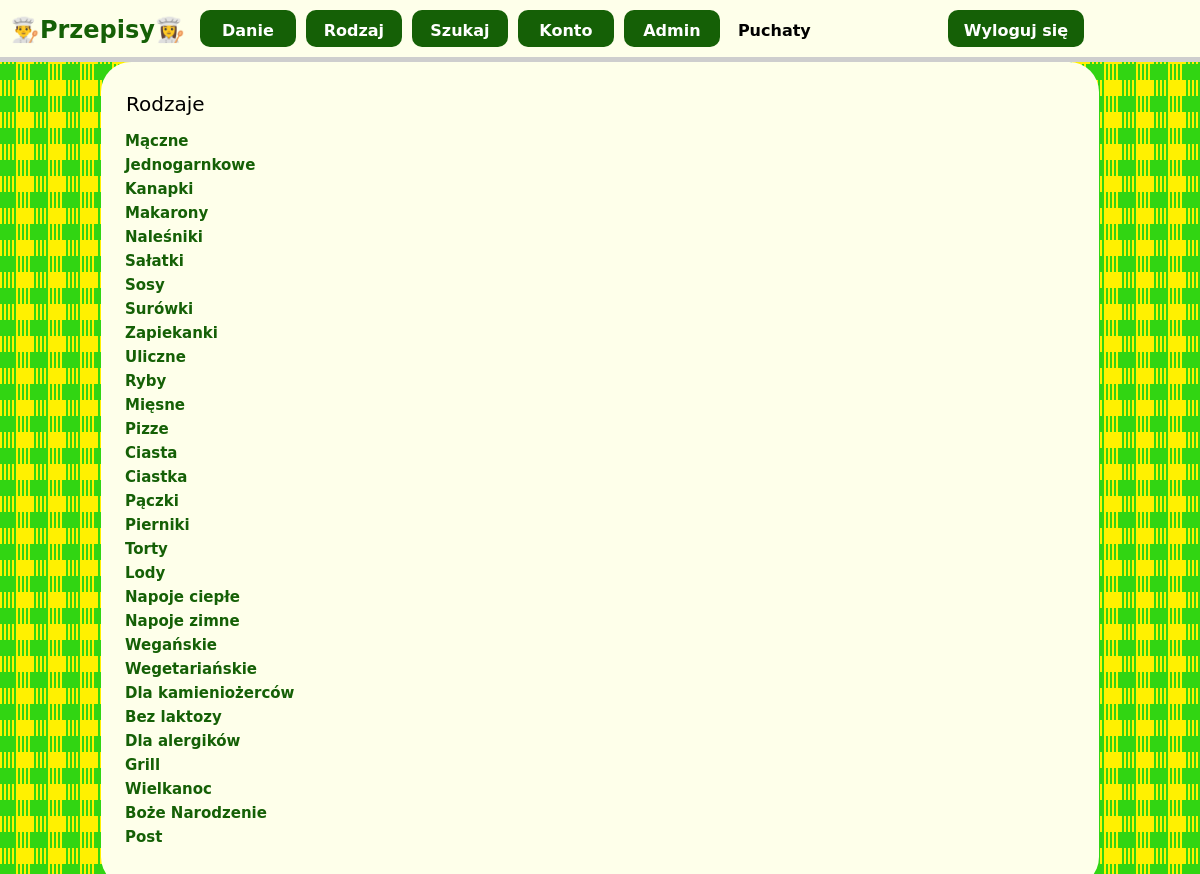
/common/enlisted.php?type=category (signed in), run on the app's committed database.
### tables this page shows
CREATE TABLE categories
(
	category_id INT NOT NULL AUTO_INCREMENT PRIMARY KEY,
    category VARCHAR(20)
);

### common/enlisted.php (the view, shortened to what this page needs)
<?php
    require_once('../common/head.php');
	require_once('../common/database.php'); ?>
<body>
	<?php
		require_once($common."navbar.php");
		$query = "";
        $is_filtered = isset($_GET['id']);
        if ($is_filtered)
        {
			switch ($_GET['type']) {
				case 'category':
					$query = 'SELECT * FROM recipes_for_category WHERE category_id = ' . $_GET['id'];
					break;
				case 'meal':
					$query = 'SELECT * FROM recipes_for_meal WHERE meal_id = ' . $_GET['id'];
					break;
				case 'recipe_by_user':
					$query = 'SELECT * FROM recipes_for_user WHERE user_id = ' . $_GET['id'];
					break;
			}
		}
        else
        {
			switch ($_GET['type']) {
				case 'category':
					$query = 'SELECT * FROM categories';
					break;
			}
		}
		$result = $connection->query($query);
		$row = $result->fetch_assoc();
		echo '<div id="content">
		<div>';
        if ($is_filtered)
		{
			switch ($_GET['type'])
			{
				case 'category':
					echo '<h2 class="header"> '.$row['category'].' </h2>';
					break;
				case 'meal':
					echo '<h2 class="header"> '.$row['meal'].' </h2>';
					break;
				case 'recipe_by_user':
					echo '<h2 class="header"> Przepisy użytkownika '.$row['user_name'].' </h2>';
					break;
			}
			do
			{
				echo '<div class="tile">
				 <a href="'.$recipes.'recipe.php?recipe_id='.$row['recipe_id'].'">
					<p class="small_header"> '.$row['title'].' </p>
					<p class="text"> '.$row['description'].' </p>
				</a>
			</div>';
			} while ($row = $result->fetch_assoc());
        }
		else
        {
			switch ($_GET['type'])
			{
				case 'category':
					echo '<h2 class="header"> Rodzaje </h2>';
					break;
			}
            echo '<ul class="category_list">';
			do
			{
				echo '<li class="navbar_menu">
				 <a href="'.$common.'enlisted.php?id='.$row[$_GET['type'].'_id'].'&type='.$_GET['type'].'">
					'.$row[$_GET['type']].'
				</a>
			</li>';
			} while ($row = $result->fetch_assoc());
            echo '</ul>';
        }
		echo '<div class="clear"></div>
			</div>
		</div>';
	?>
</body>

### common/style.css (style rules this page uses)
:root { --green_primary: #156006; --green_secondary: #32d511; --lighter_background: #feffea; --border_color: #cecece; }
html { font-family: DejaVu Sans, sans-serif; }
body { margin: 0; background-image: url(bg2.jpg); }
.navbar_menu { margin: 0 4px 6px 4px; list-style: none; font-size: 15px; }
.navbar_menu a { background-color: var(--lighter_background); }
.category_list { margin-left: -45px; font-weight: 600; }
#content > div { width: 79%; margin-left: auto; margin-right: auto; padding: 25px; background-color: var(--lighter_background); border-radius: 30px; }
.header { margin: 5px 5px 5px 0; font-weight: 400; font-size: 20px; }

### data on the page
categories: category "Mączne"
categories: category "Jednogarnkowe"
categories: category "Kanapki"
categories: category "Makarony"
categories: category "Naleśniki"
categories: category "Sałatki"
categories: category "Sosy"
categories: category "Surówki"
categories: category "Zapiekanki"
categories: category "Uliczne"
categories: category "Ryby"
categories: category "Mięsne"
categories: category "Pizze"
categories: category "Ciasta"
categories: category "Ciastka"
categories: category "Pączki"
categories: category "Pierniki"
categories: category "Torty"
categories: category "Lody"
categories: category "Napoje ciepłe"
categories: category "Napoje zimne"
categories: category "Wegańskie"
categories: category "Wegetariańskie"
categories: category "Dla kamieniożerców"
categories: category "Bez laktozy"
categories: category "Dla alergików"
categories: category "Grill"
categories: category "Wielkanoc"
categories: category "Boże Narodzenie"
categories: category "Post"

### other printed values
$_SESSION['user_name'] "Puchaty"
